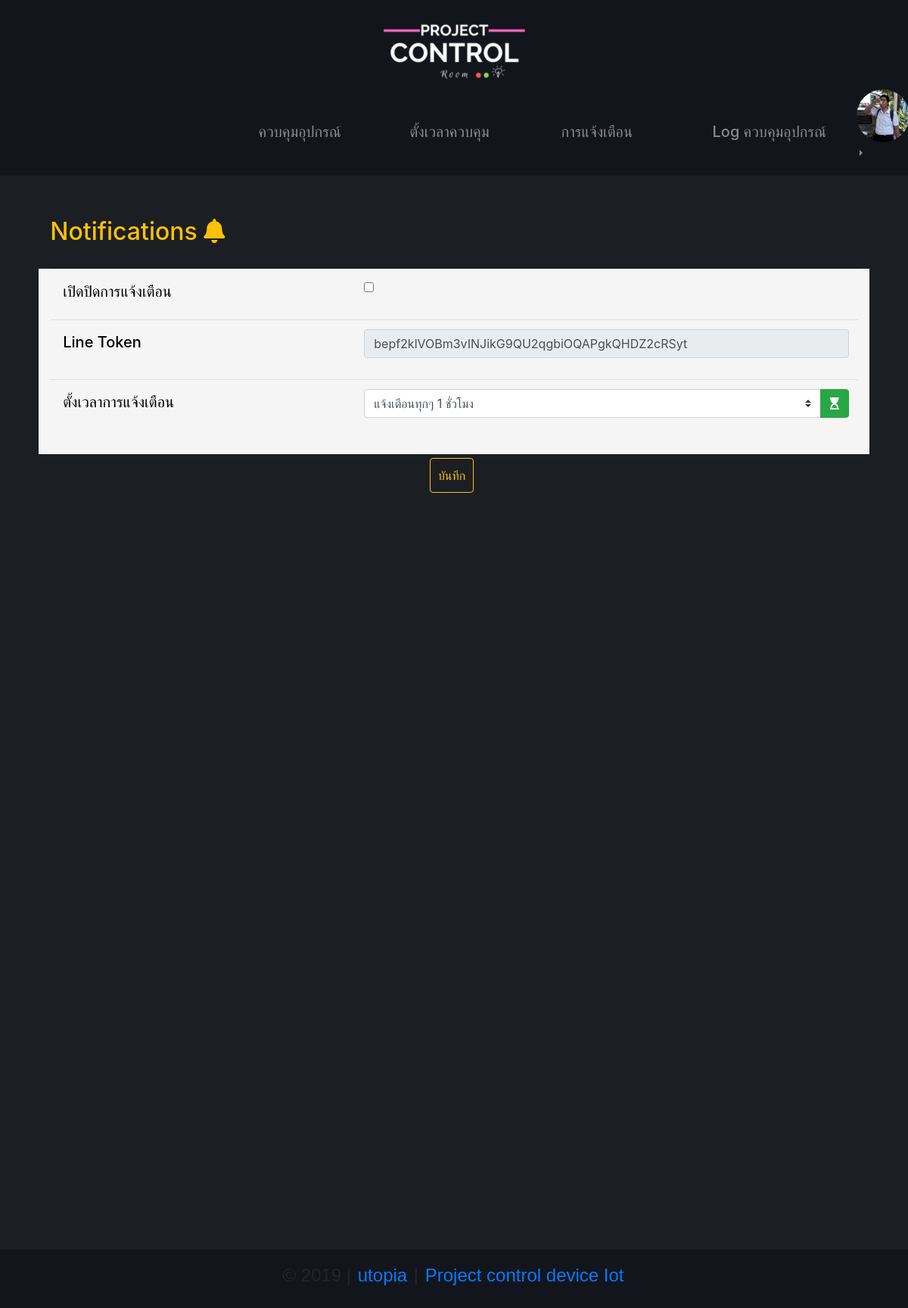
/projectcontrol/notify.php (signed in), run on the app's committed database.
### tables this page shows
CREATE TABLE `users` (
  `userid` int(2) NOT NULL,
  `username` varchar(50) NOT NULL,
  `password` varchar(50) NOT NULL,
  `fname` varchar(50) NOT NULL,
  `lname` varchar(50) NOT NULL,
  `email` varchar(50) NOT NULL,
  `picture` varchar(100) NOT NULL,
  `date` timestamp NULL DEFAULT CURRENT_TIMESTAMP,
  `status` varchar(1) NOT NULL DEFAULT 'Y'
);

CREATE TABLE `notify` (
  `notifyid` int(2) NOT NULL,
  `linetoken` varchar(100) NOT NULL,
  `notifystate` int(1) NOT NULL,
  `notifytime` int(20) NOT NULL,
  `notifytimestamp` datetime NOT NULL
);

### projectcontrol/notify.php (the view, shortened to what this page needs)
<?php
require "head.php";
require "inc/connect.php";
$sql = "SELECT * FROM `notify` WHERE 1";
$result = mysqli_query($con, $sql);
if ($result) {
    $row = mysqli_fetch_array($result);
    $notifyid = $row["notifyid"];
    $notifystate = $row["notifystate"];
    $linetoken = $row["linetoken"];
    $notifytime = $row["notifytime"];
}
?>
<link href="https://gitcdn.github.io/bootstrap-toggle/2.2.2/css/bootstrap-toggle.min.css" rel="stylesheet">
</head>
<div class="container">
    <form method="post" action="inc/notify.inc.php" enctype="multipart/form-data">
        <div class="row">
            <div class="col-sm-6" style="margin-bottom:2%;">
                <h2 style="color:#ffc107">Notifications <i class="fas fa-bell"></i></h2>
            </div>
        </div>
        <div class="row">
            <div class="col-sm-12" style="background-color:whitesmoke; color:black">
                <table class="table table-borderless">
                    <tr>
                        <td>
                            <h5 class="h5">เปิดปิดการแจ้งเตือน</h5>
                        </td>
                        <?php if ($notifystate == 1) { ?>
                            <td> <input type="checkbox" id="notifysw" checked data-toggle="toggle" data-style="ios" data-onstyle="primary" data-offstyle="secondary" value="<?php echo $notifyid; ?>"></td>
                        <?php } else { ?>
                            <td> <input type="checkbox" id="notifysw" data-toggle="toggle" data-style="ios" data-onstyle="primary" data-offstyle="secondary" value="<?php echo $notifyid; ?>"></td>
                        <?php } ?></h5>
                    </tr>
                    <tr>
                        <td>
                            <h5 class="h5">Line Token</h5>
                        </td>
                        <td>
                            <div class="input-group mb-3">
                                <input type="text" class="form-control" value="<?php echo $linetoken; ?>" readonly>
                            </div>
                        </td>
                    </tr>
                    <tr>
                        <td>
                            <h5 class="h5">ตั้งเวลาการแจ้งเตือน</p>
                        </td>
                        <td><input type="hidden" name="notifyid" value="<?php echo $notifyid ?>">
                            <div class="input-group mb-3">
                                <select class="custom-select" id="inputGroupSelect02" name="notifytime">
                                    <?php
                                    if ($notifytime == '3600000') {
                                        echo '<option value="3600000" selected=selected>แจ้งเตือนทุกๆ 1 ชั่วโมง</option>';
                                    } else {
                                        echo '<option value="3600000"> แจ้งเตือนทุกๆ 1 ชั่วโมง</option>';
                                    }
                                    ?>
                                </select>
                                <div class="input-group-append">
                                    <button class="btn btn-success" type="button"><i class="fas fa-hourglass-start"></i></button>
                                </div>
                        </td>
            </div>
        </div>
</div>
<input name="submit" type="submit" class="btn btn-outline-warning" size="20" value="บันทึก">
</div>
<?php
require "footer.php";
?>

### projectcontrol/head.php (shortened to what this page needs)
<?php
require "inc/connect.php";
$userid = $_SESSION['userid'];
$sessionstatus = $_SESSION['status'];
$sql = "SELECT * FROM users WHERE userid=$userid";
$result = mysqli_query($con, $sql);
$row = mysqli_fetch_array($result);
$profileimg  = $row['picture'];
?>
<!DOCTYPE html>
<html lang="en">
<head>
    <link rel="stylesheet" href="css/stylefooter.css">
    <link rel="stylesheet" href="css/styleheader.css">
    <link rel="stylesheet" href="//cdnjs.cloudflare.com/ajax/libs/timepicker/1.3.5/jquery.timepicker.min.css">
    <link rel="stylesheet" href="https://maxcdn.bootstrapcdn.com/bootstrap/4.0.0/css/bootstrap.min.css">
    <link rel="stylesheet" href="https://use.fontawesome.com/releases/v5.8.1/css/all.css">
</head>
<body style="background-color:#1b1f23">
    <div class="row">
        <div class="col-sm" style="background-color: #13151c">
        </div>
        <div class="col-sm-3" style="background-color: #13151c">
            <a href="<?php if ($sessionstatus != "R") {
                            echo "indexuser.php";
                        } else {
                            echo "viewchannel.php";
                        } ?>">
                <img src="img/Project.png" class="img-fluid" alt="Responsive image">
            </a>
        </div>
        <div class="col-sm" style="background-color: #13151c">
        </div>
    </div>
    <div class="row" style="background-color: #13151c">
        <div class="col-md-6 offset-md-3" style="background-color: #13151c">
            <header>
                <nav class="navbar navbar-expand-lg navbar-dark">
                    <div class="collapse navbar-collapse" id="navbarTogglerDemo01" style="height:100px;">
                            <?php if ($sessionstatus != 'R') { ?>
                                <ul class="navbar-nav">
                                    <li class="nav-item">
                                        <a class="nav-link" href="indexuser.php">
                                            <h5>ควบคุมอุปกรณ์</h5>
                                        </a>
                                    </li>
                                    <li class="nav-item">
                                        <a class="nav-link" href="timeControl.php">
                                            <h5>ตั้งเวลาควบคุม</h5>
                                        </a>
                                    </li>
                                    <li class="nav-item">
                                        <a class="nav-link" href="notify.php">
                                            <h5>การแจ้งเตือน</h5>
                                        </a>
                                    </li>
                                    <li class="nav-item">
                                        <a class="nav-link" href="log.php">
                                            <h5>Log ควบคุมอุปกรณ์</h5>
                                        </a>
                                    </li>
                                <?php } ?>
                                </ul>
                                <div class="btn-group dropright" style="margin-bottom:2%;">
                                    <ul class="navbar-nav">
                                        <li class="nav-link dropdown-toggle dropdown-toggle-split" role="button" data-toggle="dropdown" aria-haspopup="true" aria-expanded="false">
                                            <img src="upload/pic/<?php echo  $profileimg; ?>" class="rounded-circle" style="width:70px;height:70px">
                                        </li>
                                    </ul>
                                </div>
                    </div>
                </nav>
            </header>
        </div>
    </div>
    <div class="row" style="height:100%;">
        <div class="col-sm">
        </div>
        <div class="col-sm-11" style="height:auto;">

### projectcontrol/css/styleheader.css (style rules this page uses)
body { position:absolute; top: 0; bottom: 0; left: 0; right: 0; height: 100%; display: block; }
a { padding: 2px; }
h6 , h5 { font-family: 'Poiret One', cursive; }
li.nav-item { padding: 10px; width: 200px; height: 60px; }

### projectcontrol/notify.php (style rules this page uses)
.container { margin-top: 5%; }
.h5 { padding: 5px; }
input[type="submit"] { padding: 10px; margin-left: 47%; margin-top: 5px; }

### data on the page
users: picture (picture)
notify: linetoken "bepf2klVOBm3vINJikG9QU2qgbiOQAPgkQHDZ2cRSyt", notifytime "แจ้งเตือนทุกๆ 1 ชั่วโมง"
